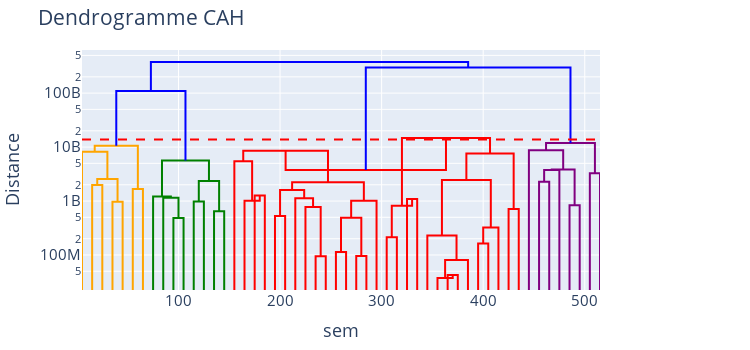
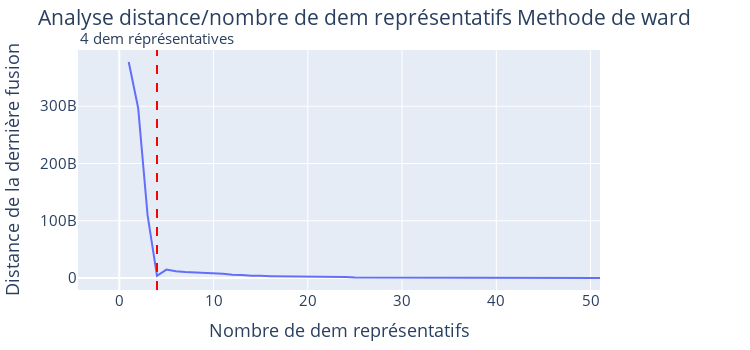

The notebook cell saved with these charts, in order:
### Code cell
# Build representative demand dictionary over scenario years
# 1. Read raw hourly demand for base year
# 2. Aggregate into representative weeks according to profil_weeks strategy
# 3. Scale future years with annual growth rate
# 4. Create weight dictionary (# of original weeks mapping into each representative week)

demand = np.loadtxt('../../../data/formatted/demand/2019.inc')[:int(7*24*52)]
demand_reshape = pd.DataFrame(np.array(demand).reshape(-1, 7*24))
demand_total = demand_reshape.values.sum()

if profil_weeks == 'average':
    group_size = 52 // number_of_mean_weeks
    group = np.arange(len(demand_reshape)) // group_size
    demand_average = demand_reshape.groupby(group).mean()
elif profil_weeks == 'maxmin':
    max_row_index = demand_reshape.idxmax().iloc[0]
    max_row = demand_reshape.loc[[max_row_index]]
    min_row_index = demand_reshape.idxmin().iloc[0]
    min_row = demand_reshape.loc[[min_row_index]]
    random_rows_indices = rng.choice(demand_reshape.index, size=number_of_mean_weeks-2, replace=False)
    random_rows = demand_reshape.loc[random_rows_indices]
    demand_average = pd.concat([max_row, min_row, random_rows])
    demand_average.reset_index(drop=True, inplace=True)
    demand_average_total = demand_average.values.sum()
    # Rescale so total annual remains coherent
    demand_average = demand_average * demand_total / (demand_average_total * 52/number_of_mean_weeks)
elif profil_weeks == 'M4':
    group = R_M4_Demand(number_of_mean_weeks, demand_reshape, print_info=print_m4)
    demand_average = demand_reshape.groupby(group).mean()
else:
    raise ValueError(f'Invalid profil_weeks={profil_weeks}')

# Build hourly demand dictionary with growth
demand_dict = {
    (y, w, h): demand_average.iloc[w-1, h-1] * (1 + demand_growth) ** (y - years[0])
    for y in years for w in weeks for h in hours
}

# Representative week weights (how many original weeks map to each)
weight_week_dict = dict(Counter(group))
weight_week_dict = {k+1: v for k, v in weight_week_dict.items()}

print('-'*50)
print('Importing demand ... OK')
print(f"Representative weeks: {number_of_mean_weeks} | Strategy: {profil_weeks}")
print('-'*50)

### Figure 1 — Plotly figure (JSON) as saved in the notebook; plotly's stock layout.template omitted (floating-point values rounded to 4 significant figures)
{"data": [{"line": {"color": "orange", "width": 2}, "mode": "lines", "type": "scatter", "x": [15.0, 15.0, 25.0, 25.0], "y": [0.0, 1983000000.0, 1983000000.0, 0.0]}, {"line": {"color": "orange", "width": 2}, "mode": "lines", "type": "scatter", "x": [35.0, 35.0, 45.0, 45.0], "y": [0.0, 966900000.0, 966900000.0, 0.0]}, {"line": {"color": "orange", "width": 2}, "mode": "lines", "type": "scatter", "x": [20.0, 20.0, 40.0, 40.0], "y": [1983000000.0, 2569000000.0, 2569000000.0, 966900000.0]}, {"line": {"color": "orange", "width": 2}, "mode": "lines", "type": "scatter", "x": [5.0, 5.0, 30.0, 30.0], "y": [0.0, 8211000000.0, 8211000000.0, 2569000000.0]}, {"line": {"color": "orange", "width": 2}, "mode": "lines", "type": "scatter", "x": [55.0, 55.0, 65.0, 65.0], "y": [0.0, 1673000000.0, 1673000000.0, 0.0]}, {"line": {"color": "orange", "width": 2}, "mode": "lines", "type": "scatter", "x": [17.5, 17.5, 60.0, 60.0], "y": [8211000000.0, 10640000000.0, 10640000000.0, 1673000000.0]}, {"line": {"color": "green", "width": 2}, "mode": "lines", "type": "scatter", "x": [95.0, 95.0, 105.0, 105.0], "y": [0.0, 486500000.0, 486500000.0, 0.0]}, {"line": {"color": "green", "width": 2}, "mode": "lines", "type": "scatter", "x": [85.0, 85.0, 100.0, 100.0], "y": [0.0, 1156000000.0, 1156000000.0, 486500000.0]}, {"line": {"color": "green", "width": 2}, "mode": "lines", "type": "scatter", "x": [75.0, 75.0, 92.5, 92.5], "y": [0.0, 1220000000.0, 1220000000.0, 1156000000.0]}, {"line": {"color": "green", "width": 2}, "mode": "lines", "type": "scatter", "x": [115.0, 115.0, 125.0, 125.0], "y": [0.0, 976500000.0, 976500000.0, 0.0]}, {"line": {"color": "green", "width": 2}, "mode": "lines", "type": "scatter", "x": [135.0, 135.0, 145.0, 145.0], "y": [0.0, 645400000.0, 645400000.0, 0.0]}, {"line": {"color": "green", "width": 2}, "mode": "lines", "type": "scatter", "x": [120.0, 120.0, 140.0, 140.0], "y": [976500000.0, 2356000000.0, 2356000000.0, 645400000.0]}, {"line": {"color": "green", "width": 2}, "mode": "lines", "type": "scatter", "x": [83.75, 83.75, 130.0, 130.0], "y": [1220000000.0, 5643000000.0, 5643000000.0, 2356000000.0]}, {"line": {"color": "blue", "width": 2}, "mode": "lines", "type": "scatter", "x": [38.75, 38.75, 106.9, 106.9], "y": [10640000000.0, 109700000000.0, 109700000000.0, 5643000000.0]}, {"line": {"color": "red", "width": 2}, "mode": "lines", "type": "scatter", "x": [175.0, 175.0, 185.0, 185.0], "y": [0.0, 1267000000.0, 1267000000.0, 0.0]}, {"line": {"color": "red", "width": 2}, "mode": "lines", "type": "scatter", "x": [165.0, 165.0, 180.0, 180.0], "y": [0.0, 1015000000.0, 1015000000.0, 1267000000.0]}, {"line": {"color": "red", "width": 2}, "mode": "lines", "type": "scatter", "x": [155.0, 155.0, 172.5, 172.5], "y": [0.0, 5469000000.0, 5469000000.0, 1015000000.0]}, {"line": {"color": "red", "width": 2}, "mode": "lines", "type": "scatter", "x": [195.0, 195.0, 205.0, 205.0], "y": [0.0, 531000000.0, 531000000.0, 0.0]}, {"line": {"color": "red", "width": 2}, "mode": "lines", "type": "scatter", "x": [235.0, 235.0, 245.0, 245.0], "y": [0.0, 95070000.0, 95070000.0, 0.0]}, {"line": {"color": "red", "width": 2}, "mode": "lines", "type": "scatter", "x": [225.0, 225.0, 240.0, 240.0], "y": [0.0, 775400000.0, 775400000.0, 95070000.0]}, {"line": {"color": "red", "width": 2}, "mode": "lines", "type": "scatter", "x": [215.0, 215.0, 232.5, 232.5], "y": [0.0, 1122000000.0, 1122000000.0, 775400000.0]}, {"line": {"color": "red", "width": 2}, "mode": "lines", "type": "scatter", "x": [200.0, 200.0, 223.8, 223.8], "y": [531000000.0, 1601000000.0, 1601000000.0, 1122000000.0]}, {"line": {"color": "red", "width": 2}, "mode": "lines", "type": "scatter", "x": [255.0, 255.0, 265.0, 265.0], "y": [0.0, 113900000.0, 113900000.0, 0.0]}, {"line": {"color": "red", "width": 2}, "mode": "lines", "type": "scatter", "x": [275.0, 275.0, 285.0, 285.0], "y": [0.0, 95990000.0, 95990000.0, 0.0]}, {"line": {"color": "red", "width": 2}, "mode": "lines", "type": "scatter", "x": [260.0, 260.0, 280.0, 280.0], "y": [113900000.0, 491600000.0, 491600000.0, 95990000.0]}, {"line": {"color": "red", "width": 2}, "mode": "lines", "type": "scatter", "x": [270.0, 270.0, 295.0, 295.0], "y": [491600000.0, 1011000000.0, 1011000000.0, 0.0]}, {"line": {"color": "red", "width": 2}, "mode": "lines", "type": "scatter", "x": [211.9, 211.9, 282.5, 282.5], "y": [1601000000.0, 2231000000.0, 2231000000.0, 1011000000.0]}, {"line": {"color": "red", "width": 2}, "mode": "lines", "type": "scatter", "x": [163.8, 163.8, 247.2, 247.2], "y": [5469000000.0, 8591000000.0, 8591000000.0, 2231000000.0]}, {"line": {"color": "red", "width": 2}, "mode": "lines", "type": "scatter", "x": [305.0, 305.0, 315.0, 315.0], "y": [0.0, 213200000.0, 213200000.0, 0.0]}, {"line": {"color": "red", "width": 2}, "mode": "lines", "type": "scatter", "x": [325.0, 325.0, 335.0, 335.0], "y": [0.0, 1089000000.0, 1089000000.0, 0.0]}, {"line": {"color": "red", "width": 2}, "mode": "lines", "type": "scatter", "x": [310.0, 310.0, 330.0, 330.0], "y": [213200000.0, 815800000.0, 815800000.0, 1089000000.0]}, {"line": {"color": "red", "width": 2}, "mode": "lines", "type": "scatter", "x": [365.0, 365.0, 375.0, 375.0], "y": [0.0, 42460000.0, 42460000.0, 0.0]}, {"line": {"color": "red", "width": 2}, "mode": "lines", "type": "scatter", "x": [355.0, 355.0, 370.0, 370.0], "y": [0.0, 37500000.0, 37500000.0, 42460000.0]}, {"line": {"color": "red", "width": 2}, "mode": "lines", "type": "scatter", "x": [362.5, 362.5, 385.0, 385.0], "y": [37500000.0, 81230000.0, 81230000.0, 0.0]}, {"line": {"color": "red", "width": 2}, "mode": "lines", "type": "scatter", "x": [345.0, 345.0, 373.8, 373.8], "y": [0.0, 229700000.0, 229700000.0, 81230000.0]}, {"line": {"color": "red", "width": 2}, "mode": "lines", "type": "scatter", "x": [395.0, 395.0, 405.0, 405.0], "y": [0.0, 162800000.0, 162800000.0, 0.0]}, {"line": {"color": "red", "width": 2}, "mode": "lines", "type": "scatter", "x": [400.0, 400.0, 415.0, 415.0], "y": [162800000.0, 323200000.0, 323200000.0, 0.0]}, {"line": {"color": "red", "width": 2}, "mode": "lines", "type": "scatter", "x": [359.4, 359.4, 407.5, 407.5], "y": [229700000.0, 2465000000.0, 2465000000.0, 323200000.0]}, {"line": {"color": "red", "width": 2}, "mode": "lines", "type": "scatter", "x": [425.0, 425.0, 435.0, 435.0], "y": [0.0, 714500000.0, 714500000.0, 0.0]}, {"line": {"color": "red", "width": 2}, "mode": "lines", "type": "scatter", "x": [383.4, 383.4, 430.0, 430.0], "y": [2465000000.0, 7591000000.0, 7591000000.0, 714500000.0]}, {"line": {"color": "red", "width": 2}, "mode": "lines", "type": "scatter", "x": [320.0, 320.0, 406.7, 406.7], "y": [815800000.0, 14680000000.0, 14680000000.0, 7591000000.0]}, {"line": {"color": "red", "width": 2}, "mode": "lines", "type": "scatter", "x": [205.5, 205.5, 363.4, 363.4], "y": [8591000000.0, 3771000000.0, 3771000000.0, 14680000000.0]}, {"line": {"color": "purple", "width": 2}, "mode": "lines", "type": "scatter", "x": [455.0, 455.0, 465.0, 465.0], "y": [0.0, 2269000000.0, 2269000000.0, 0.0]}, {"line": {"color": "purple", "width": 2}, "mode": "lines", "type": "scatter", "x": [460.0, 460.0, 475.0, 475.0], "y": [2269000000.0, 3764000000.0, 3764000000.0, 0.0]}, {"line": {"color": "purple", "width": 2}, "mode": "lines", "type": "scatter", "x": [485.0, 485.0, 495.0, 495.0], "y": [0.0, 834500000.0, 834500000.0, 0.0]}, {"line": {"color": "purple", "width": 2}, "mode": "lines", "type": "scatter", "x": [467.5, 467.5, 490.0, 490.0], "y": [3764000000.0, 3858000000.0, 3858000000.0, 834500000.0]}, {"line": {"color": "purple", "width": 2}, "mode": "lines", "type": "scatter", "x": [445.0, 445.0, 478.8, 478.8], "y": [0.0, 8708000000.0, 8708000000.0, 3858000000.0]}, {"line": {"color": "purple", "width": 2}, "mode": "lines", "type": "scatter", "x": [505.0, 505.0, 515.0, 515.0], "y": [0.0, 3276000000.0, 3276000000.0, 0.0]}, {"line": {"color": "purple", "width": 2}, "mode": "lines", "type": "scatter", "x": [461.9, 461.9, 510.0, 510.0], "y": [8708000000.0, 11910000000.0, 11910000000.0, 3276000000.0]}, {"line": {"color": "blue", "width": 2}, "mode": "lines", "type": "scatter", "x": [284.4, 284.4, 485.9, 485.9], "y": [3771000000.0, 297000000000.0, 297000000000.0, 11910000000.0]}, {"line": {"color": "blue", "width": 2}, "mode": "lines", "type": "scatter", "x": [72.81, 72.81, 385.2, 385.2], "y": [109700000000.0, 377300000000.0, 377300000000.0, 297000000000.0]}], "layout": {"annotations": [{"showarrow": false, "text": "seuil pour 4 dem réprésentatives", "x": 1, "xanchor": "right", "xref": "x domain", "y": 13840000000.0, "yanchor": "bottom", "yref": "y"}], "font": {"size": 15}, "height": 350, "margin": {"b": 30, "l": 50, "r": 150, "t": 50}, "shapes": [{"line": {"color": "red", "dash": "dash"}, "type": "line", "x0": 0, "x1": 1, "xref": "x domain", "y0": 13840000000.0, "y1": 13840000000.0, "yref": "y"}], "showlegend": false, "title": {"text": "Dendrogramme CAH"}, "width": 750, "xaxis": {"title": {"text": "sem"}}, "yaxis": {"title": {"text": "Distance"}, "type": "log"}}}

### Figure 2 — Plotly figure (JSON) as saved in the notebook; plotly's stock layout.template omitted (floating-point values rounded to 4 significant figures)
{"data": [{"mode": "lines", "type": "scatter", "x": [51, 50, 49, 48, 47, 46, 45, 44, 43, 42, 41, 40, 39, 38, 37, 36, 35, 34, 33, 32, 31, 30, 29, 28, 27, 26, 25, 24, 23, 22, 21, 20, 19, 18, 17, 16, 15, 14, 13, 12, 11, 10, 9, 8, 7, 6, 5, 4, 3, 2, 1], "y": [42460000.0, 37500000.0, 81230000.0, 95070000.0, 95990000.0, 113900000.0, 162800000.0, 213200000.0, 229700000.0, 323200000.0, 486500000.0, 491600000.0, 531000000.0, 645400000.0, 714500000.0, 775400000.0, 834500000.0, 966900000.0, 976500000.0, 1011000000.0, 1089000000.0, 815800000.0, 1122000000.0, 1156000000.0, 1220000000.0, 1267000000.0, 1015000000.0, 1601000000.0, 1673000000.0, 1983000000.0, 2231000000.0, 2269000000.0, 2356000000.0, 2465000000.0, 2569000000.0, 3276000000.0, 3764000000.0, 3858000000.0, 5469000000.0, 5643000000.0, 7591000000.0, 8211000000.0, 8591000000.0, 8708000000.0, 10640000000.0, 11910000000.0, 14680000000.0, 3771000000.0, 109700000000.0, 297000000000.0, 377300000000.0]}], "layout": {"annotations": [{"showarrow": false, "text": "4 dem réprésentatives", "x": 4, "xanchor": "center", "xref": "x", "y": 1, "yanchor": "bottom", "yref": "y domain"}], "font": {"size": 15}, "height": 350, "margin": {"b": 30, "l": 50, "r": 150, "t": 50}, "shapes": [{"line": {"color": "red", "dash": "dash"}, "type": "line", "x0": 4, "x1": 4, "xref": "x", "y0": 0, "y1": 1, "yref": "y domain"}], "title": {"text": "Analyse distance/nombre de dem représentatifs Methode de ward"}, "width": 750, "xaxis": {"title": {"text": "Nombre de dem représentatifs"}}, "yaxis": {"title": {"text": "Distance de la dernière fusion"}}}}
